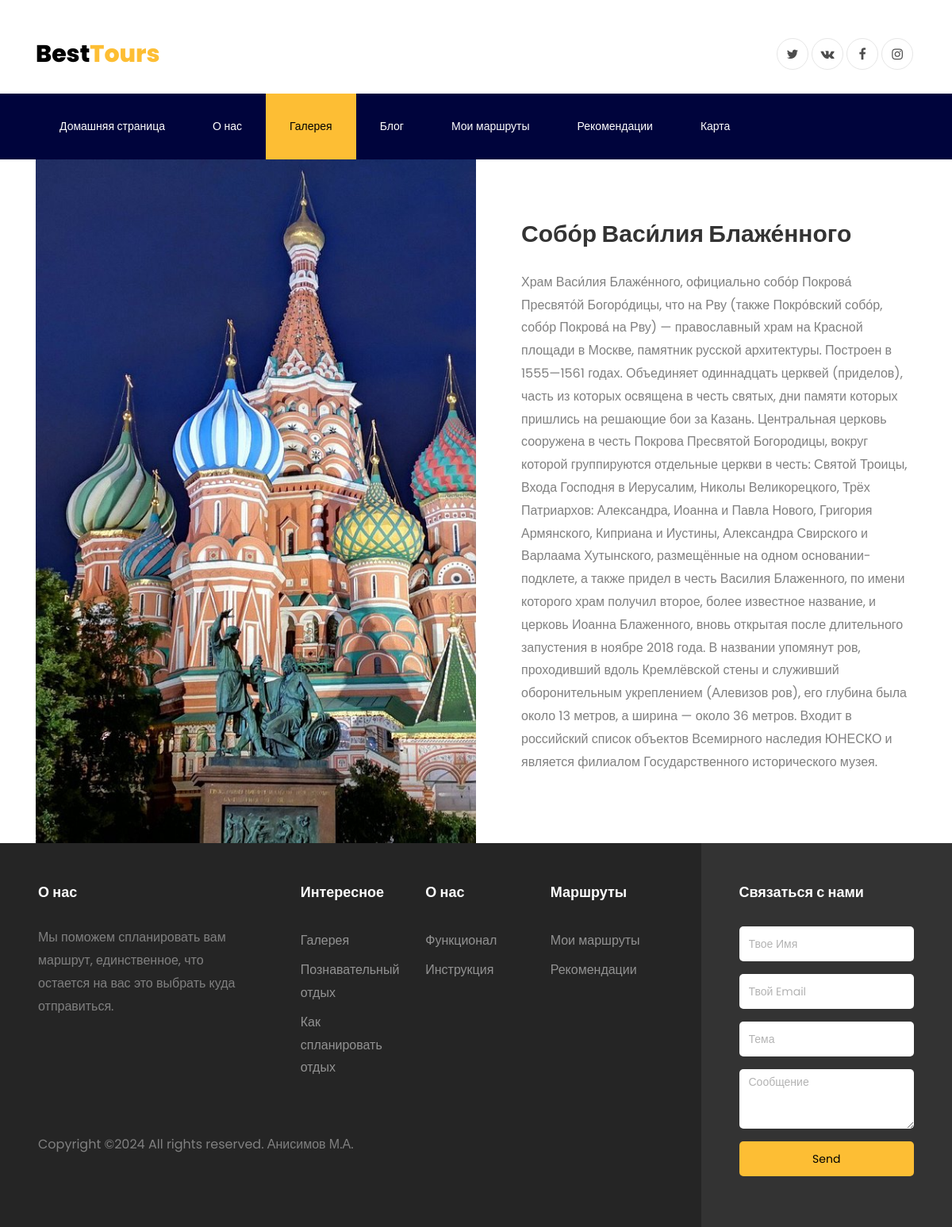
Page /attraction/2 on the committed database.
### WebSite/models.py (models this page shows)
class Attractions(models.Model):
    name = models.CharField(max_length=100)
    img_link = models.CharField(max_length=30)
    address = models.TextField(null=True, default=None)
    latitude = models.CharField(max_length=100, null=True, default=None)
    longitude = models.CharField(max_length=100, null=True, default=None)
    short_description = models.TextField(null=True, default=None)

### WebSite/views.py (the view)
# urls.py: path('attraction/<int:attraction_id>', views.attraction),
def attraction(request, attraction_id):
    try:
        cur_attraction = Attractions.objects.get(id=attraction_id)
        name = cur_attraction.name
        img_link = f"images/attraction/{cur_attraction.img_link}"
        print(img_link)
        description = cur_attraction.short_description
        data = {"name": name, "img_link": img_link, "description": description}
        return render(request, "attraction.html", context=data)
    except ObjectDoesNotExist:
        redirect('/')

### WebSite/templates/attraction.html
{% extends "base.html" %}
{% load static %}
{% block p3 %}active{% endblock p3 %}
{% block content %}
    <section class="ftco-section ftco-no-pt ftco-no-pb">
    	<div class="container">
    		<div class="row d-flex no-gutters">
    			<div class="col-md-6 d-flex">
    				<div class="img img-video d-flex align-self-stretch align-items-center justify-content-center justify-content-md-end"
                         style="background-image:url('{% static img_link %}');">
    				</div>
    			</div>
    			<div class="col-md-6 pl-md-5">
    				<div class="row justify-content-start py-5">
		          <div class="col-md-12 heading-section ftco-animate pl-md-4 py-md-4">
		            <h2 class="mb-4">{{ name }}</h2>
		            <p>{{ description }}</p>
		          </div>
		        </div>
	        </div>
        </div>
    	</div>
    </section>
{% endblock %}

### rows in the picture
Attractions: name "Собо́р Васи́лия Блаже́нного", short_description "Храм Васи́лия Блаже́нного, официально собо́р Покрова́ Пресвято́й Богоро́дицы, что на Рву (также Покро́вский собо́р, собо́р Покрова́ на Рву) — православный храм на Красной площади в Москве, памятник русской архитектуры. Построен в 1555—1561 годах. Объединяет одиннадцать церквей (приделов), часть из которых освящена в честь святых, дни памяти которых пришлись на решающие бои за Казань. Центральная церковь сооружена в честь Покрова Пресвятой Богородицы, вокруг которой группируются отдельные церкви в честь: Святой Троицы, Входа Господня в Иерусалим, Николы Великорецкого, Трёх Патриархов: Александра, Иоанна и Павла Нового, Григория Армянского, Киприана и Иустины, Александра Свирского и Варлаама…"
